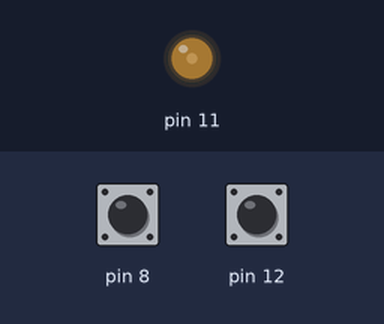
This sketch was run on a simulated Arduino Uno, built with avr-gcc and run on an emulated ATmega328P. Parts: output pins drawn as LEDs (lit = HIGH). The test bench sets the inputs (shaded band); at power-on: pin 8 HIGH, pin 12 HIGH.

Above: at 1.2 s.
1.3 s: pin 8 pulled LOW for 0.15 s
At 2.6 s:
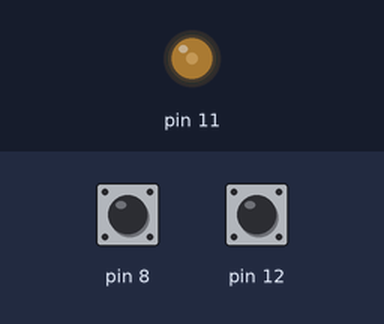
2.9 s: pin 8 pulled LOW for 1 s
At 5.1 s:
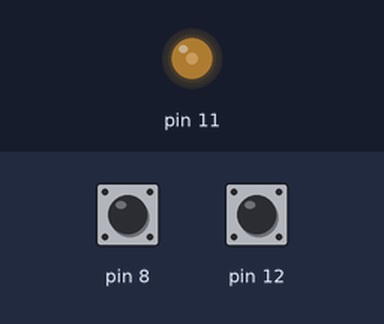
Timing chart, 0 to 6.6 s (numbered marks = the images above; inputs shaded):
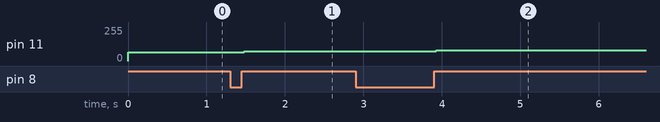

Measured:
- after the input at 1.3 s, pin 11: 64/255 → 72/255 after 0.18 s
- after the input at 2.9 s, pin 11: 72/255 → 80/255 after 1.0 s

The sketch:

sketch.ino
```cpp
struct EdgeDetector
{
private:
  const int minDuration;
  const bool targetState;

  int candidate;
  int candidateSince;
  int lastState;

public:
  EdgeDetector(int minDuration, bool targetState)
    : minDuration(minDuration), targetState(targetState)
  {

  }

  void begin(int state, int time)
  {
    candidate = state;
    candidateSince = time;
    lastState = state;
  }

  bool detect(int state, int time)
  {
    if(state != candidate)
    {
      candidate = state;
      candidateSince = time;
    }
    else
    {
      int duration = time - candidateSince;

      if(duration > minDuration)
      {
        if(candidate != lastState)
        {
          lastState = candidate;

          if(candidate == targetState)
          {
            return true;
          }
        }
      }
    }

    return false;
  }
};

struct PwmOutput
{
private:
  const int pin;
  int pulseWidth;
  const int step;

  void write()
  {
    analogWrite(pin, pulseWidth);
  }

public:
  PwmOutput(int pin, int pulseWidth, int step)
    : pin(pin), pulseWidth(pulseWidth), step(step)
  {
  }

  void begin()
  {
    pinMode(pin, OUTPUT);
    write();
  }

  void increase()
  {
    pulseWidth += step;
    write();
  }

  void decrease()
  {
    pulseWidth -= step;
    write();
  }
};

struct DigitalInputPullup
{
private:
  int pin;
public:
  DigitalInputPullup(int pin) : pin(pin)
  {
  }

  void begin()
  {
    pinMode(pin, INPUT_PULLUP);
  }

  bool read()
  {
      return digitalRead(pin);
  }
};

DigitalInputPullup buttonRight(8);
DigitalInputPullup buttonLeft(12);
EdgeDetector edgeRight(30, HIGH);
EdgeDetector edgeLeft(30, HIGH);
PwmOutput led(11, 64, 8);

void setup()
{
  buttonRight.begin();
  buttonLeft.begin();
  edgeRight.begin(buttonRight.read(), millis());
  edgeLeft.begin(buttonLeft.read(), millis());
  led.begin();
}

void loop()
{
  if(edgeRight.detect(buttonRight.read(), millis()))
  {
    led.increase();
  }

  if(edgeLeft.detect(buttonLeft.read(), millis()))
  {
    led.decrease();
  }
}
```
